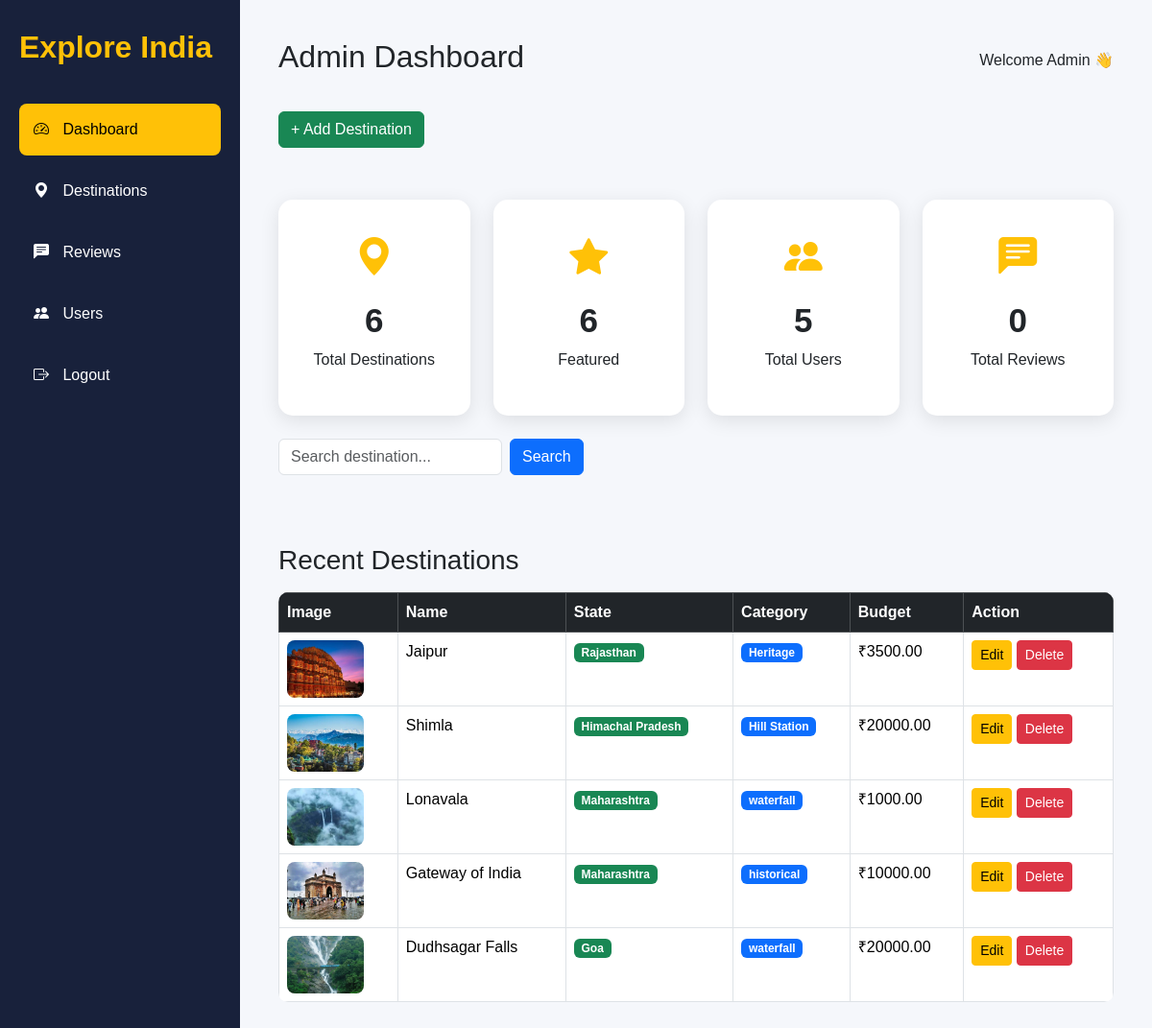
Before: /dashboard/ with the older database file.
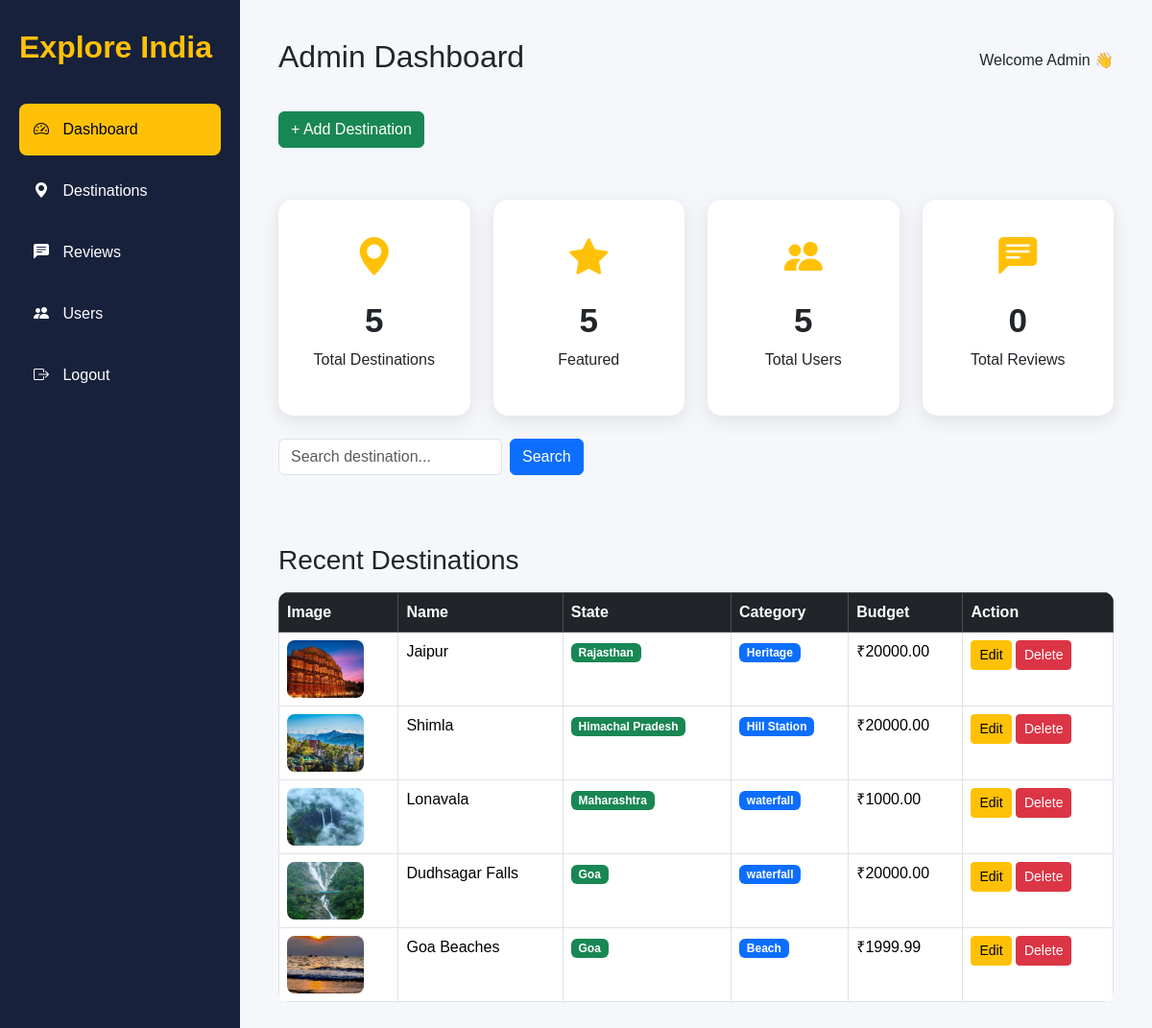
After: the same page with the newer database file.
### destinations/models.py (models this page shows, shortened)
class Destination(models.Model):
    name = models.CharField(max_length=150)
    slug = models.SlugField(max_length=170, unique=True, blank=True)
    description = models.TextField()
    category = models.CharField(max_length=30, choices=CATEGORY_CHOICES)
    state = models.CharField(max_length=30, choices=STATE_CHOICES)
    city = models.CharField(max_length=100, blank=True)
    image = models.ImageField(upload_to='destinations/', blank=True, null=True)
    best_time_to_visit = models.CharField(max_length=100, blank=True)
    avg_budget_per_day = models.DecimalField(max_digits=8, decimal_places=2, default=0)
    is_featured = models.BooleanField(default=False)
    created_at = models.DateTimeField(auto_now_add=True)
    class Meta:
        ordering = ['-created_at']

### dashboard/views.py (the view)
# urls.py: path('dashboard/', include('dashboard.urls')),
def dashboard(request):
    search = request.GET.get("search")
    recent_destinations = Destination.objects.order_by("-created_at")
    if search:
        recent_destinations = recent_destinations.filter(
        name__icontains=search
    )
    recent_destinations = recent_destinations[:5]
    total_destinations = Destination.objects.count()
    featured_destinations = Destination.objects.filter(
        is_featured=True
    ).count()
    recent_destinations = Destination.objects.order_by(
        '-created_at'
    )[:5]
    total_users = User.objects.count()
    context = {
        "total_destinations": total_destinations,
        "featured_destinations": featured_destinations,
        "recent_destinations": recent_destinations,
        "total_users": total_users,
    }
    return render(request, "dashboard/dashboard.html", context)

### templates/dashboard/dashboard.html (shortened to what this page needs)
<!DOCTYPE html>
<html lang="en">
<head>
<link href="https://cdn.jsdelivr.net/npm/bootstrap@5.3.3/dist/css/bootstrap.min.css" rel="stylesheet">
<link href="https://cdn.jsdelivr.net/npm/bootstrap-icons@1.11.3/font/bootstrap-icons.css" rel="stylesheet">
{% load static %}
<link rel="stylesheet" href="{% static 'css/dashboard.css' %}">
</head>
<body>
<div class="wrapper">
    <aside class="sidebar">
        <h2>Explore India</h2>
        <a href="#" class="active">
            <i class="bi bi-speedometer2"></i>
            Dashboard
        </a>
        <a href="/destinations/">
            <i class="bi bi-geo-alt-fill"></i>
            Destinations
        </a>
        <a href="#">
            <i class="bi bi-chat-left-text-fill"></i>
            Reviews
        </a>
        <a href="#">
            <i class="bi bi-people-fill"></i>
            Users
        </a>
        <a href="#">
            <i class="bi bi-box-arrow-right"></i>
            Logout
        </a>
    </aside>
    <main class="main-content">
        <div class="topbar">
            <h2>Admin Dashboard</h2>
            <span>Welcome Admin 👋</span>
        </div>
        <div class="topbar">
    <div>
        <a href="/admin/destinations/destination/add/"
           class="btn btn-success">
            + Add Destination
        </a>
    </div>
</div>
        <div class="row g-4 mt-2">
            <div class="col-md-6 col-lg-3">
                <div class="card dashboard-card">
                    <i class="bi bi-geo-alt-fill"></i>
                    <h3>{{ total_destinations }}</h3>
                    <p>Total Destinations</p>
                </div>
            </div>
            <div class="col-md-6 col-lg-3">
                <div class="card dashboard-card">
                    <i class="bi bi-star-fill"></i>
                    <h3>{{ featured_destinations }}</h3>
                    <p>Featured</p>
                </div>
            </div>
        <div class="col-md-6 col-lg-3">
    <div class="card dashboard-card">
        <i class="bi bi-people-fill"></i>
        <h3>{{ total_users }}</h3>
        <p>Total Users</p>
    </div>
</div>
<div class="col-md-6 col-lg-3">
    <div class="card dashboard-card">
        <i class="bi bi-chat-left-text-fill"></i>
        <h3>0</h3>
        <p>Total Reviews</p>
    </div>
</div>
<div class="d-flex justify-content-between align-items-center mb-4">
    <form class="d-flex" method="GET">
        <input
            type="text"
            name="search"
            class="form-control me-2"
            placeholder="Search destination..."
            value="{{ request.GET.search }}">
        <button class="btn btn-primary">
            Search
        </button>
    </form>
</div>
<div class="table-container mt-5">
    <h3 class="mb-3">Recent Destinations</h3>
    <table class="table table-bordered table-hover bg-white">
<thead class="table-dark">
<tr>
    <th>Image</th>
    <th>Name</th>
    <th>State</th>
    <th>Category</th>
    <th>Budget</th>
    <th>Action</th>
</tr>
</thead>
        <tbody>
<tbody>
{% for destination in recent_destinations %}
<tr>
    <td>
        {% if destination.image %}
            <img src="{{ destination.image.url }}"
                 width="80"
                 height="60">
        {% endif %}
    </td>
    <td>{{ destination.name }}</td>
    <td>
    <span class="badge bg-success">
        {{ destination.state }}
    </span>
</td>
  <td>
    <span class="badge bg-primary">
        {{ destination.get_category_display }}
    </span>
</td>
    <td>₹{{ destination.avg_budget_per_day }}</td>
    <td>
        <a href="{% url 'dashboard:edit_destination' destination.id %}"
           class="btn btn-warning btn-sm">
           Edit
        </a>
        <a href="{% url 'dashboard:delete_destination' destination.id %}"
           class="btn btn-danger btn-sm"
           onclick="return confirm('Delete this destination?');">
            Delete
        </a>
    </td>
</tr>
{% empty %}
<tr>
    <td colspan="6" class="text-center">
        No destinations available
    </td>
</tr>
{% endfor %}
</tbody>
        </tbody>
    </table>
</div>
    </main>
</div>
</body>
</html>

Changed rows visible on the page:
removed Destination: image (picture), name "Gateway of India", state "Maharashtra", category "historical", avg_budget_per_day "10000.00"
changed Destination "Jaipur": avg_budget_per_day "3500.00" → "20000.00"
now on this page (row edited): Destination: image (picture), name "Goa Beaches", state "Goa", category "Beach", avg_budget_per_day "1999.99"
Other visible differences:
{{ total_destinations }}: "6" → "5"
{{ featured_destinations }}: "6" → "5"
